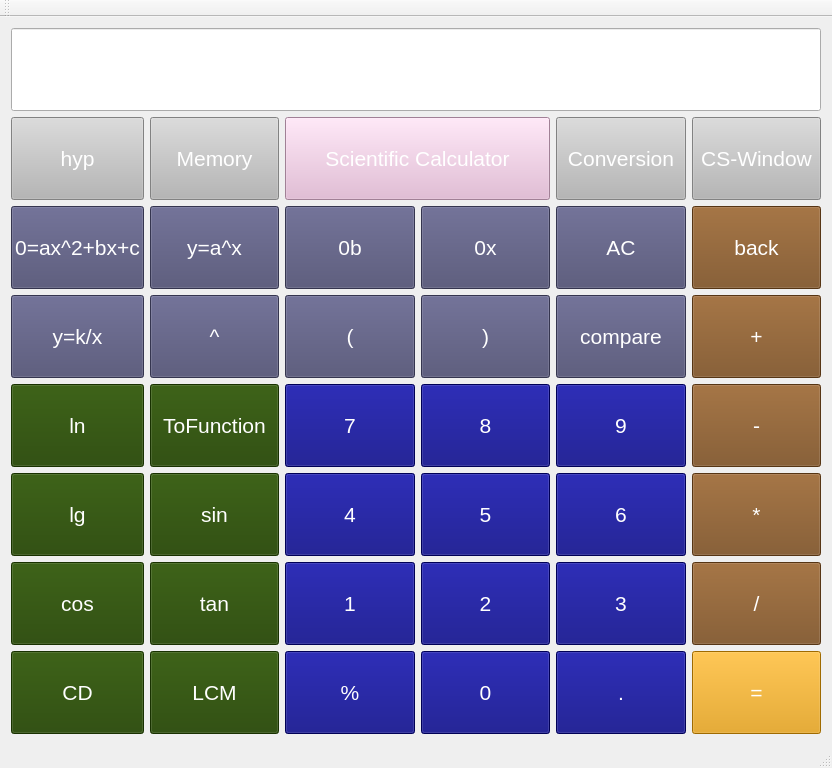
<?xml version="1.0" encoding="UTF-8"?>
<ui version="4.0">
 <class>Calqulator</class>
 <widget class="QMainWindow" name="Calqulator">
  <property name="geometry">
   <rect>
    <x>0</x>
    <y>0</y>
    <width>832</width>
    <height>768</height>
   </rect>
  </property>
  <property name="font">
   <font>
    <pointsize>11</pointsize>
   </font>
  </property>
  <property name="windowTitle">
   <string>Calqulator</string>
  </property>
  <widget class="QWidget" name="centralWidget">
   <layout class="QGridLayout" name="gridLayout">
    <item row="0" column="0" colspan="6">
     <widget class="QLineEdit" name="lineEdit">
      <property name="sizePolicy">
       <sizepolicy hsizetype="Preferred" vsizetype="Preferred">
        <horstretch>0</horstretch>
        <verstretch>0</verstretch>
       </sizepolicy>
      </property>
      <property name="font">
       <font>
        <pointsize>25</pointsize>
       </font>
      </property>
     </widget>
    </item>
    <item row="6" column="5">
     <widget class="QPushButton" name="divbtn">
      <property name="sizePolicy">
       <sizepolicy hsizetype="Preferred" vsizetype="Preferred">
        <horstretch>0</horstretch>
        <verstretch>0</verstretch>
       </sizepolicy>
      </property>
      <property name="font">
       <font>
        <family>Arial</family>
        <pointsize>16</pointsize>
       </font>
      </property>
      <property name="styleSheet">
       <string notr="true">background-color: rgb(120, 74, 28);
color: rgb(255, 255, 255);</string>
      </property>
      <property name="text">
       <string>/</string>
      </property>
     </widget>
    </item>
    <item row="4" column="5">
     <widget class="QPushButton" name="subbtn">
      <property name="sizePolicy">
       <sizepolicy hsizetype="Preferred" vsizetype="Preferred">
        <horstretch>0</horstretch>
        <verstretch>0</verstretch>
       </sizepolicy>
      </property>
      <property name="font">
       <font>
        <family>Arial</family>
        <pointsize>16</pointsize>
       </font>
      </property>
      <property name="styleSheet">
       <string notr="true">background-color: rgb(120, 74, 28);
color: rgb(255, 255, 255);</string>
      </property>
      <property name="text">
       <string>-</string>
      </property>
     </widget>
    </item>
    <item row="3" column="5">
     <widget class="QPushButton" name="addbtn">
      <property name="sizePolicy">
       <sizepolicy hsizetype="Preferred" vsizetype="Preferred">
        <horstretch>0</horstretch>
        <verstretch>0</verstretch>
       </sizepolicy>
      </property>
      <property name="font">
       <font>
        <family>Arial</family>
        <pointsize>16</pointsize>
       </font>
      </property>
      <property name="styleSheet">
       <string notr="true">background-color: rgb(120, 74, 28);
color: rgb(255, 255, 255);</string>
      </property>
      <property name="text">
       <string>+</string>
      </property>
     </widget>
    </item>
    <item row="7" column="5">
     <widget class="QPushButton" name="equalbtn">
      <property name="sizePolicy">
       <sizepolicy hsizetype="Preferred" vsizetype="Preferred">
        <horstretch>0</horstretch>
        <verstretch>0</verstretch>
       </sizepolicy>
      </property>
      <property name="font">
       <font>
        <family>Arial</family>
        <pointsize>16</pointsize>
       </font>
      </property>
      <property name="styleSheet">
       <string notr="true">background-color: rgb(222, 148, 0);
color: rgb(255, 255, 255);</string>
      </property>
      <property name="text">
       <string>=</string>
      </property>
     </widget>
    </item>
    <item row="5" column="5">
     <widget class="QPushButton" name="mulbtn">
      <property name="sizePolicy">
       <sizepolicy hsizetype="Preferred" vsizetype="Preferred">
        <horstretch>0</horstretch>
        <verstretch>0</verstretch>
       </sizepolicy>
      </property>
      <property name="font">
       <font>
        <family>Arial</family>
        <pointsize>16</pointsize>
       </font>
      </property>
      <property name="styleSheet">
       <string notr="true">background-color: rgb(120, 74, 28);
color: rgb(255, 255, 255);</string>
      </property>
      <property name="text">
       <string>*</string>
      </property>
     </widget>
    </item>
    <item row="3" column="3">
     <widget class="QPushButton" name="rightbracketbtn">
      <property name="sizePolicy">
       <sizepolicy hsizetype="Preferred" vsizetype="Preferred">
        <horstretch>0</horstretch>
        <verstretch>0</verstretch>
       </sizepolicy>
      </property>
      <property name="font">
       <font>
        <family>Arial</family>
        <pointsize>16</pointsize>
       </font>
      </property>
      <property name="styleSheet">
       <string notr="true">color: rgb(255, 255, 255);
background-color: rgb(74, 74, 111);</string>
      </property>
      <property name="text">
       <string>)</string>
      </property>
     </widget>
    </item>
    <item row="1" column="5">
     <widget class="QPushButton" name="cs_window">
      <property name="sizePolicy">
       <sizepolicy hsizetype="Preferred" vsizetype="Preferred">
        <horstretch>0</horstretch>
        <verstretch>0</verstretch>
       </sizepolicy>
      </property>
      <property name="font">
       <font>
        <family>Arial</family>
        <pointsize>16</pointsize>
       </font>
      </property>
      <property name="styleSheet">
       <string notr="true">color: rgb(255, 255, 255);
background-color: rgb(182, 182, 182);</string>
      </property>
      <property name="text">
       <string>CS-Window</string>
      </property>
     </widget>
    </item>
    <item row="5" column="3">
     <widget class="QPushButton" name="digitalbtn5">
      <property name="sizePolicy">
       <sizepolicy hsizetype="Preferred" vsizetype="Preferred">
        <horstretch>0</horstretch>
        <verstretch>0</verstretch>
       </sizepolicy>
      </property>
      <property name="font">
       <font>
        <family>Arial</family>
        <pointsize>16</pointsize>
       </font>
      </property>
      <property name="styleSheet">
       <string notr="true">color: rgb(255, 255, 255);
background-color: rgb(0, 0, 121);</string>
      </property>
      <property name="text">
       <string>5</string>
      </property>
     </widget>
    </item>
    <item row="7" column="3">
     <widget class="QPushButton" name="digitalbtn0">
      <property name="sizePolicy">
       <sizepolicy hsizetype="Preferred" vsizetype="Preferred">
        <horstretch>0</horstretch>
        <verstretch>0</verstretch>
       </sizepolicy>
      </property>
      <property name="font">
       <font>
        <family>Arial</family>
        <pointsize>16</pointsize>
       </font>
      </property>
      <property name="styleSheet">
       <string notr="true">color: rgb(255, 255, 255);
background-color: rgb(0, 0, 121);</string>
      </property>
      <property name="text">
       <string>0</string>
      </property>
     </widget>
    </item>
    <item row="2" column="5">
     <widget class="QPushButton" name="backbtn">
      <property name="sizePolicy">
       <sizepolicy hsizetype="Preferred" vsizetype="Preferred">
        <horstretch>0</horstretch>
        <verstretch>0</verstretch>
       </sizepolicy>
      </property>
      <property name="font">
       <font>
        <family>Arial</family>
        <pointsize>16</pointsize>
       </font>
      </property>
      <property name="styleSheet">
       <string notr="true">background-color: rgb(120, 74, 28);
color: rgb(255, 255, 255);</string>
      </property>
      <property name="text">
       <string>back</string>
      </property>
     </widget>
    </item>
    <item row="2" column="3">
     <widget class="QPushButton" name="hexbtn">
      <property name="sizePolicy">
       <sizepolicy hsizetype="Preferred" vsizetype="Preferred">
        <horstretch>0</horstretch>
        <verstretch>0</verstretch>
       </sizepolicy>
      </property>
      <property name="font">
       <font>
        <family>Arial</family>
        <pointsize>16</pointsize>
       </font>
      </property>
      <property name="styleSheet">
       <string notr="true">color: rgb(255, 255, 255);
background-color: rgb(74, 74, 111);</string>
      </property>
      <property name="text">
       <string>0x</string>
      </property>
     </widget>
    </item>
    <item row="6" column="3">
     <widget class="QPushButton" name="digitalbtn2">
      <property name="sizePolicy">
       <sizepolicy hsizetype="Preferred" vsizetype="Preferred">
        <horstretch>0</horstretch>
        <verstretch>0</verstretch>
       </sizepolicy>
      </property>
      <property name="font">
       <font>
        <family>Arial</family>
        <pointsize>16</pointsize>
       </font>
      </property>
      <property name="styleSheet">
       <string notr="true">color: rgb(255, 255, 255);
background-color: rgb(0, 0, 121);</string>
      </property>
      <property name="text">
       <string>2</string>
      </property>
     </widget>
    </item>
    <item row="1" column="1">
     <widget class="QPushButton" name="memory">
      <property name="sizePolicy">
       <sizepolicy hsizetype="Preferred" vsizetype="Preferred">
        <horstretch>0</horstretch>
        <verstretch>0</verstretch>
       </sizepolicy>
      </property>
      <property name="font">
       <font>
        <family>Arial</family>
        <pointsize>16</pointsize>
       </font>
      </property>
      <property name="styleSheet">
       <string notr="true">color: rgb(255, 255, 255);
background-color: rgb(182, 182, 182);</string>
      </property>
      <property name="text">
       <string>Memory</string>
      </property>
     </widget>
    </item>
    <item row="4" column="2">
     <widget class="QPushButton" name="digitalbtn7">
      <property name="sizePolicy">
       <sizepolicy hsizetype="Preferred" vsizetype="Preferred">
        <horstretch>0</horstretch>
        <verstretch>0</verstretch>
       </sizepolicy>
      </property>
      <property name="font">
       <font>
        <family>Arial</family>
        <pointsize>16</pointsize>
       </font>
      </property>
      <property name="styleSheet">
       <string notr="true">color: rgb(255, 255, 255);
background-color: rgb(0, 0, 121);</string>
      </property>
      <property name="text">
       <string>7</string>
      </property>
     </widget>
    </item>
    <item row="4" column="3">
     <widget class="QPushButton" name="digitalbtn8">
      <property name="sizePolicy">
       <sizepolicy hsizetype="Preferred" vsizetype="Preferred">
        <horstretch>0</horstretch>
        <verstretch>0</verstretch>
       </sizepolicy>
      </property>
      <property name="font">
       <font>
        <family>Arial</family>
        <pointsize>16</pointsize>
       </font>
      </property>
      <property name="styleSheet">
       <string notr="true">color: rgb(255, 255, 255);
background-color: rgb(0, 0, 121);</string>
      </property>
      <property name="text">
       <string>8</string>
      </property>
     </widget>
    </item>
    <item row="3" column="2">
     <widget class="QPushButton" name="leftbracketbtn">
      <property name="sizePolicy">
       <sizepolicy hsizetype="Preferred" vsizetype="Preferred">
        <horstretch>0</horstretch>
        <verstretch>0</verstretch>
       </sizepolicy>
      </property>
      <property name="font">
       <font>
        <family>Arial</family>
        <pointsize>16</pointsize>
       </font>
      </property>
      <property name="styleSheet">
       <string notr="true">color: rgb(255, 255, 255);
background-color: rgb(74, 74, 111);</string>
      </property>
      <property name="text">
       <string>(</string>
      </property>
     </widget>
    </item>
    <item row="6" column="2">
     <widget class="QPushButton" name="digitalbtn1">
      <property name="sizePolicy">
       <sizepolicy hsizetype="Preferred" vsizetype="Preferred">
        <horstretch>0</horstretch>
        <verstretch>0</verstretch>
       </sizepolicy>
      </property>
      <property name="font">
       <font>
        <family>Arial</family>
        <pointsize>16</pointsize>
       </font>
      </property>
      <property name="styleSheet">
       <string notr="true">color: rgb(255, 255, 255);
background-color: rgb(0, 0, 121);</string>
      </property>
      <property name="text">
       <string>1</string>
      </property>
     </widget>
    </item>
    <item row="5" column="0">
     <widget class="QPushButton" name="lgbtn">
      <property name="sizePolicy">
       <sizepolicy hsizetype="Preferred" vsizetype="Preferred">
        <horstretch>0</horstretch>
        <verstretch>0</verstretch>
       </sizepolicy>
      </property>
      <property name="font">
       <font>
        <family>Arial</family>
        <pointsize>16</pointsize>
       </font>
      </property>
      <property name="styleSheet">
       <string notr="true">color: rgb(255, 255, 255);
background-color: rgb(34, 68, 0);</string>
      </property>
      <property name="text">
       <string>lg</string>
      </property>
     </widget>
    </item>
    <item row="5" column="2">
     <widget class="QPushButton" name="digitalbtn4">
      <property name="sizePolicy">
       <sizepolicy hsizetype="Preferred" vsizetype="Preferred">
        <horstretch>0</horstretch>
        <verstretch>0</verstretch>
       </sizepolicy>
      </property>
      <property name="font">
       <font>
        <family>Arial</family>
        <pointsize>16</pointsize>
       </font>
      </property>
      <property name="styleSheet">
       <string notr="true">color: rgb(255, 255, 255);
background-color: rgb(0, 0, 121);</string>
      </property>
      <property name="text">
       <string>4</string>
      </property>
     </widget>
    </item>
    <item row="4" column="1">
     <widget class="QPushButton" name="tofunction">
      <property name="sizePolicy">
       <sizepolicy hsizetype="Preferred" vsizetype="Preferred">
        <horstretch>0</horstretch>
        <verstretch>0</verstretch>
       </sizepolicy>
      </property>
      <property name="font">
       <font>
        <family>Arial</family>
        <pointsize>16</pointsize>
       </font>
      </property>
      <property name="styleSheet">
       <string notr="true">color: rgb(255, 255, 255);
background-color: rgb(34, 68, 0);</string>
      </property>
      <property name="text">
       <string>ToFunction</string>
      </property>
     </widget>
    </item>
    <item row="5" column="1">
     <widget class="QPushButton" name="sinbtn">
      <property name="sizePolicy">
       <sizepolicy hsizetype="Preferred" vsizetype="Preferred">
        <horstretch>0</horstretch>
        <verstretch>0</verstretch>
       </sizepolicy>
      </property>
      <property name="font">
       <font>
        <family>Arial</family>
        <pointsize>16</pointsize>
       </font>
      </property>
      <property name="styleSheet">
       <string notr="true">color: rgb(255, 255, 255);
background-color: rgb(34, 68, 0);</string>
      </property>
      <property name="text">
       <string>sin</string>
      </property>
     </widget>
    </item>
    <item row="2" column="2">
     <widget class="QPushButton" name="binbtn">
      <property name="sizePolicy">
       <sizepolicy hsizetype="Preferred" vsizetype="Preferred">
        <horstretch>0</horstretch>
        <verstretch>0</verstretch>
       </sizepolicy>
      </property>
      <property name="font">
       <font>
        <family>Arial</family>
        <pointsize>16</pointsize>
       </font>
      </property>
      <property name="styleSheet">
       <string notr="true">color: rgb(255, 255, 255);
background-color: rgb(74, 74, 111);</string>
      </property>
      <property name="text">
       <string>0b</string>
      </property>
     </widget>
    </item>
    <item row="2" column="1">
     <widget class="QPushButton" name="function_a_x">
      <property name="sizePolicy">
       <sizepolicy hsizetype="Preferred" vsizetype="Preferred">
        <horstretch>0</horstretch>
        <verstretch>0</verstretch>
       </sizepolicy>
      </property>
      <property name="font">
       <font>
        <family>Arial</family>
        <pointsize>16</pointsize>
       </font>
      </property>
      <property name="styleSheet">
       <string notr="true">color: rgb(255, 255, 255);
background-color: rgb(74, 74, 111);</string>
      </property>
      <property name="text">
       <string>y=a^x</string>
      </property>
     </widget>
    </item>
    <item row="7" column="1">
     <widget class="QPushButton" name="lcmbtn">
      <property name="sizePolicy">
       <sizepolicy hsizetype="Preferred" vsizetype="Preferred">
        <horstretch>0</horstretch>
        <verstretch>0</verstretch>
       </sizepolicy>
      </property>
      <property name="font">
       <font>
        <family>Arial</family>
        <pointsize>16</pointsize>
       </font>
      </property>
      <property name="styleSheet">
       <string notr="true">color: rgb(255, 255, 255);
background-color: rgb(34, 68, 0);</string>
      </property>
      <property name="text">
       <string>LCM</string>
      </property>
      <property name="iconSize">
       <size>
        <width>12</width>
        <height>12</height>
       </size>
      </property>
     </widget>
    </item>
    <item row="7" column="2">
     <widget class="QPushButton" name="percentbtn">
      <property name="sizePolicy">
       <sizepolicy hsizetype="Preferred" vsizetype="Preferred">
        <horstretch>0</horstretch>
        <verstretch>0</verstretch>
       </sizepolicy>
      </property>
      <property name="font">
       <font>
        <family>Arial</family>
        <pointsize>16</pointsize>
       </font>
      </property>
      <property name="styleSheet">
       <string notr="true">color: rgb(255, 255, 255);
background-color: rgb(0, 0, 121);</string>
      </property>
      <property name="text">
       <string>%</string>
      </property>
     </widget>
    </item>
    <item row="6" column="1">
     <widget class="QPushButton" name="tanbtn">
      <property name="sizePolicy">
       <sizepolicy hsizetype="Preferred" vsizetype="Preferred">
        <horstretch>0</horstretch>
        <verstretch>0</verstretch>
       </sizepolicy>
      </property>
      <property name="font">
       <font>
        <family>Arial</family>
        <pointsize>16</pointsize>
       </font>
      </property>
      <property name="styleSheet">
       <string notr="true">color: rgb(255, 255, 255);
background-color: rgb(34, 68, 0);</string>
      </property>
      <property name="text">
       <string>tan</string>
      </property>
     </widget>
    </item>
    <item row="3" column="1">
     <widget class="QPushButton" name="pawbtn">
      <property name="sizePolicy">
       <sizepolicy hsizetype="Preferred" vsizetype="Preferred">
        <horstretch>0</horstretch>
        <verstretch>0</verstretch>
       </sizepolicy>
      </property>
      <property name="font">
       <font>
        <family>Arial</family>
        <pointsize>16</pointsize>
       </font>
      </property>
      <property name="styleSheet">
       <string notr="true">color: rgb(255, 255, 255);
background-color: rgb(74, 74, 111);</string>
      </property>
      <property name="text">
       <string>^</string>
      </property>
     </widget>
    </item>
    <item row="4" column="4">
     <widget class="QPushButton" name="digitalbtn9">
      <property name="sizePolicy">
       <sizepolicy hsizetype="Preferred" vsizetype="Preferred">
        <horstretch>0</horstretch>
        <verstretch>0</verstretch>
       </sizepolicy>
      </property>
      <property name="font">
       <font>
        <family>Arial</family>
        <pointsize>16</pointsize>
       </font>
      </property>
      <property name="styleSheet">
       <string notr="true">color: rgb(255, 255, 255);
background-color: rgb(0, 0, 121);</string>
      </property>
      <property name="text">
       <string>9</string>
      </property>
     </widget>
    </item>
    <item row="6" column="4">
     <widget class="QPushButton" name="digitalbtn3">
      <property name="sizePolicy">
       <sizepolicy hsizetype="Preferred" vsizetype="Preferred">
        <horstretch>0</horstretch>
        <verstretch>0</verstretch>
       </sizepolicy>
      </property>
      <property name="font">
       <font>
        <family>Arial</family>
        <pointsize>16</pointsize>
       </font>
      </property>
      <property name="styleSheet">
       <string notr="true">color: rgb(255, 255, 255);
background-color: rgb(0, 0, 121);</string>
      </property>
      <property name="text">
       <string>3</string>
      </property>
     </widget>
    </item>
    <item row="1" column="4">
     <widget class="QPushButton" name="conversition">
      <property name="sizePolicy">
       <sizepolicy hsizetype="Preferred" vsizetype="Preferred">
        <horstretch>0</horstretch>
        <verstretch>0</verstretch>
       </sizepolicy>
      </property>
      <property name="font">
       <font>
        <family>Arial</family>
        <pointsize>16</pointsize>
       </font>
      </property>
      <property name="styleSheet">
       <string notr="true">color: rgb(255, 255, 255);
background-color: rgb(182, 182, 182);</string>
      </property>
      <property name="text">
       <string>Conversion</string>
      </property>
     </widget>
    </item>
    <item row="5" column="4">
     <widget class="QPushButton" name="digitalbtn6">
      <property name="sizePolicy">
       <sizepolicy hsizetype="Preferred" vsizetype="Preferred">
        <horstretch>0</horstretch>
        <verstretch>0</verstretch>
       </sizepolicy>
      </property>
      <property name="font">
       <font>
        <family>Arial</family>
        <pointsize>16</pointsize>
       </font>
      </property>
      <property name="styleSheet">
       <string notr="true">color: rgb(255, 255, 255);
background-color: rgb(0, 0, 121);</string>
      </property>
      <property name="text">
       <string>6</string>
      </property>
     </widget>
    </item>
    <item row="3" column="0">
     <widget class="QPushButton" name="inversefunction">
      <property name="sizePolicy">
       <sizepolicy hsizetype="Preferred" vsizetype="Preferred">
        <horstretch>0</horstretch>
        <verstretch>0</verstretch>
       </sizepolicy>
      </property>
      <property name="font">
       <font>
        <family>Arial</family>
        <pointsize>16</pointsize>
       </font>
      </property>
      <property name="styleSheet">
       <string notr="true">color: rgb(255, 255, 255);
background-color: rgb(74, 74, 111);</string>
      </property>
      <property name="text">
       <string>y=k/x</string>
      </property>
     </widget>
    </item>
    <item row="4" column="0">
     <widget class="QPushButton" name="lnbtn">
      <property name="sizePolicy">
       <sizepolicy hsizetype="Preferred" vsizetype="Preferred">
        <horstretch>0</horstretch>
        <verstretch>0</verstretch>
       </sizepolicy>
      </property>
      <property name="font">
       <font>
        <family>Arial</family>
        <pointsize>16</pointsize>
       </font>
      </property>
      <property name="styleSheet">
       <string notr="true">color: rgb(255, 255, 255);
background-color: rgb(34, 68, 0);</string>
      </property>
      <property name="text">
       <string>ln</string>
      </property>
     </widget>
    </item>
    <item row="2" column="0">
     <widget class="QPushButton" name="function_2">
      <property name="sizePolicy">
       <sizepolicy hsizetype="Preferred" vsizetype="Preferred">
        <horstretch>0</horstretch>
        <verstretch>0</verstretch>
       </sizepolicy>
      </property>
      <property name="font">
       <font>
        <family>Arial</family>
        <pointsize>16</pointsize>
       </font>
      </property>
      <property name="styleSheet">
       <string notr="true">color: rgb(255, 255, 255);
background-color: rgb(74, 74, 111);</string>
      </property>
      <property name="text">
       <string>0=ax^2+bx+c</string>
      </property>
     </widget>
    </item>
    <item row="3" column="4">
     <widget class="QPushButton" name="comparebtn">
      <property name="sizePolicy">
       <sizepolicy hsizetype="Preferred" vsizetype="Preferred">
        <horstretch>0</horstretch>
        <verstretch>0</verstretch>
       </sizepolicy>
      </property>
      <property name="font">
       <font>
        <family>Arial</family>
        <pointsize>16</pointsize>
       </font>
      </property>
      <property name="styleSheet">
       <string notr="true">color: rgb(255, 255, 255);
background-color: rgb(74, 74, 111);</string>
      </property>
      <property name="text">
       <string>compare</string>
      </property>
     </widget>
    </item>
    <item row="6" column="0">
     <widget class="QPushButton" name="cosbtn">
      <property name="sizePolicy">
       <sizepolicy hsizetype="Preferred" vsizetype="Preferred">
        <horstretch>0</horstretch>
        <verstretch>0</verstretch>
       </sizepolicy>
      </property>
      <property name="font">
       <font>
        <family>Arial</family>
        <pointsize>16</pointsize>
       </font>
      </property>
      <property name="styleSheet">
       <string notr="true">color: rgb(255, 255, 255);
background-color: rgb(34, 68, 0);</string>
      </property>
      <property name="text">
       <string>cos</string>
      </property>
     </widget>
    </item>
    <item row="2" column="4">
     <widget class="QPushButton" name="allclearbtn">
      <property name="sizePolicy">
       <sizepolicy hsizetype="Preferred" vsizetype="Preferred">
        <horstretch>0</horstretch>
        <verstretch>0</verstretch>
       </sizepolicy>
      </property>
      <property name="font">
       <font>
        <family>Arial</family>
        <pointsize>16</pointsize>
       </font>
      </property>
      <property name="styleSheet">
       <string notr="true">color: rgb(255, 255, 255);
background-color: rgb(74, 74, 111);</string>
      </property>
      <property name="text">
       <string>AC</string>
      </property>
     </widget>
    </item>
    <item row="7" column="0">
     <widget class="QPushButton" name="cdbtn">
      <property name="sizePolicy">
       <sizepolicy hsizetype="Preferred" vsizetype="Preferred">
        <horstretch>0</horstretch>
        <verstretch>0</verstretch>
       </sizepolicy>
      </property>
      <property name="font">
       <font>
        <family>Arial</family>
        <pointsize>16</pointsize>
       </font>
      </property>
      <property name="styleSheet">
       <string notr="true">color: rgb(255, 255, 255);
background-color: rgb(34, 68, 0);</string>
      </property>
      <property name="text">
       <string>CD</string>
      </property>
     </widget>
    </item>
    <item row="7" column="4">
     <widget class="QPushButton" name="pointbtn">
      <property name="sizePolicy">
       <sizepolicy hsizetype="Preferred" vsizetype="Preferred">
        <horstretch>0</horstretch>
        <verstretch>0</verstretch>
       </sizepolicy>
      </property>
      <property name="font">
       <font>
        <family>Arial</family>
        <pointsize>16</pointsize>
       </font>
      </property>
      <property name="styleSheet">
       <string notr="true">color: rgb(255, 255, 255);
background-color: rgb(0, 0, 121);</string>
      </property>
      <property name="text">
       <string>.</string>
      </property>
     </widget>
    </item>
    <item row="1" column="0">
     <widget class="QPushButton" name="hypbtn">
      <property name="sizePolicy">
       <sizepolicy hsizetype="Preferred" vsizetype="Preferred">
        <horstretch>0</horstretch>
        <verstretch>0</verstretch>
       </sizepolicy>
      </property>
      <property name="font">
       <font>
        <family>Arial</family>
        <pointsize>16</pointsize>
       </font>
      </property>
      <property name="styleSheet">
       <string notr="true">color: rgb(255, 255, 255);
background-color: rgb(182, 182, 182);</string>
      </property>
      <property name="text">
       <string>hyp</string>
      </property>
     </widget>
    </item>
    <item row="1" column="2" colspan="2">
     <widget class="QPushButton" name="pushButton">
      <property name="sizePolicy">
       <sizepolicy hsizetype="Preferred" vsizetype="Preferred">
        <horstretch>0</horstretch>
        <verstretch>0</verstretch>
       </sizepolicy>
      </property>
      <property name="font">
       <font>
        <family>Arial</family>
        <pointsize>16</pointsize>
       </font>
      </property>
      <property name="styleSheet">
       <string notr="true">background-color: rgb(226, 179, 210);
color: rgb(255, 255, 255);</string>
      </property>
      <property name="text">
       <string>Scientific Calculator</string>
      </property>
     </widget>
    </item>
   </layout>
  </widget>
  <widget class="QMenuBar" name="menuBar">
   <property name="geometry">
    <rect>
     <x>0</x>
     <y>0</y>
     <width>832</width>
     <height>17</height>
    </rect>
   </property>
  </widget>
  <widget class="QToolBar" name="mainToolBar">
   <attribute name="toolBarArea">
    <enum>TopToolBarArea</enum>
   </attribute>
   <attribute name="toolBarBreak">
    <bool>false</bool>
   </attribute>
  </widget>
  <widget class="QStatusBar" name="statusBar"/>
 </widget>
 <layoutdefault spacing="6" margin="11"/>
 <resources/>
 <connections/>
</ui>
